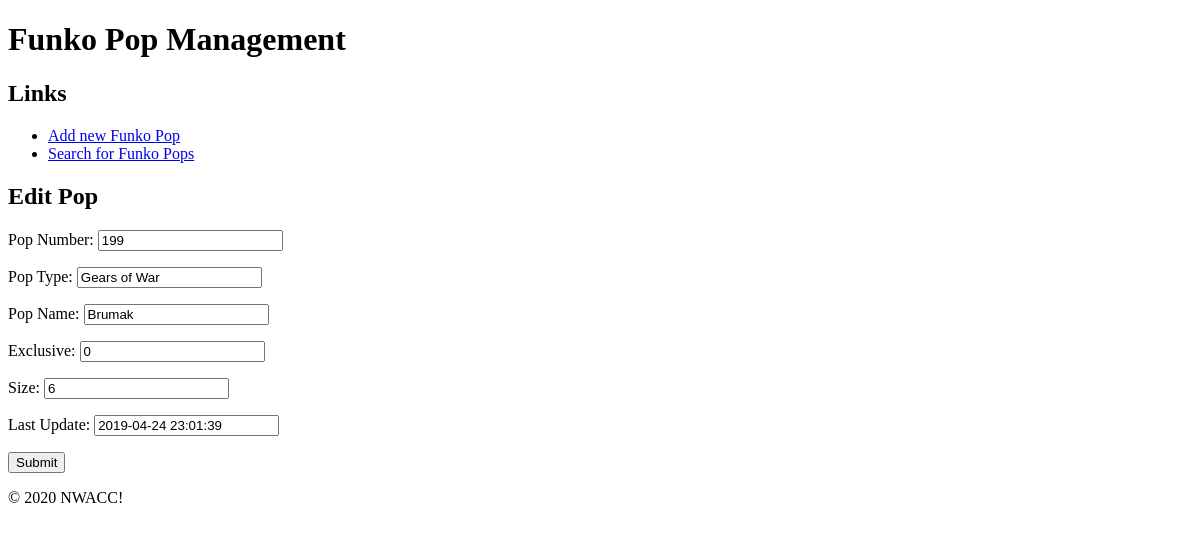
The page /index.php?action=show_add_edit_pops&pop_id=18 on the database its author committed.
### tables this page shows
CREATE TABLE `pops` (
  `id` int(11) NOT NULL,
  `pop_number` int(11) NOT NULL,
  `pop_type` varchar(50) NOT NULL,
  `pop_name` varchar(50) NOT NULL,
  `exclusive` tinyint(4) NOT NULL,
  `size` int(11) NOT NULL,
  `last_update` datetime NOT NULL DEFAULT CURRENT_TIMESTAMP
);

### manage/pops_db.php (called while the page is built, shortened)
<?php
    function getPop($id) {
        global $db;
        $query = 'SELECT id, pop_number, pop_type, pop_name, exclusive, size, last_update
                  FROM pops
                  WHERE id = :id';
        try {
            $statement = $db->prepare($query);
            $statement->bindValue(':id', $id);
            $statement->execute();
            $result = $statement->fetch();
            return $result;
        } catch (PDOException $exception) {
            displayError($exception->getMessage());
        }
    }
?>

### manage/pops_add_edit.php (the view, shortened to what this page needs)
<?php
    include('header.php');
    if (isset($pop_id)) {
        $header = 'Edit Pop';
    } else {
        $header = 'Add Pop';
    }
?>
    <section>
        <h2><?php echo $header; ?></h2>
        <form action="index.php" method="post" id="add_edit_pop_form">
            <p>
                <label for="popNumber">Pop Number: </label>
                <input type="text" name="popNumber" id="popNumber" value="<?php echo $pop['pop_number']; ?>" />
            </p>
            <p>
                <label for="popType">Pop Type: </label>
                <input type="text" name="popType" id="popType" value="<?php echo $pop['pop_type']; ?>" />
            </p>
            <p>
                <label for="popName">Pop Name: </label>
                <input type="text" name="popName" id="popName" value="<?php echo $pop['pop_name']; ?>" />
            </p>
            <p>
                <label for="exclusive">Exclusive: </label>
                <input type="text" name="exclusive" id="exclusive" value="<?php echo $pop['exclusive']; ?>" />
            </p>
            <p>
                <label for="size">Size: </label>
                <input type="text" name="size" id="size" value="<?php echo $pop['size']; ?>" />
            </p>
            <p>
                <label for="lastUpdate">Last Update: </label>
                <input type="text" name="lastUpdate" id="lastUpdate" value="<?php echo $pop['last_update']; ?>" />
            </p>
            <input type="submit" value="Submit" name="submit" />
        </form>
    </section>
<?php include('footer.php'); ?>

### rows shown on the page
pops: popNumber "199", popType "Gears of War", popName "Brumak", exclusive "0", size "6", lastUpdate "2019-04-24 23:01:39"

### other values the page prints
$header "Edit Pop"
